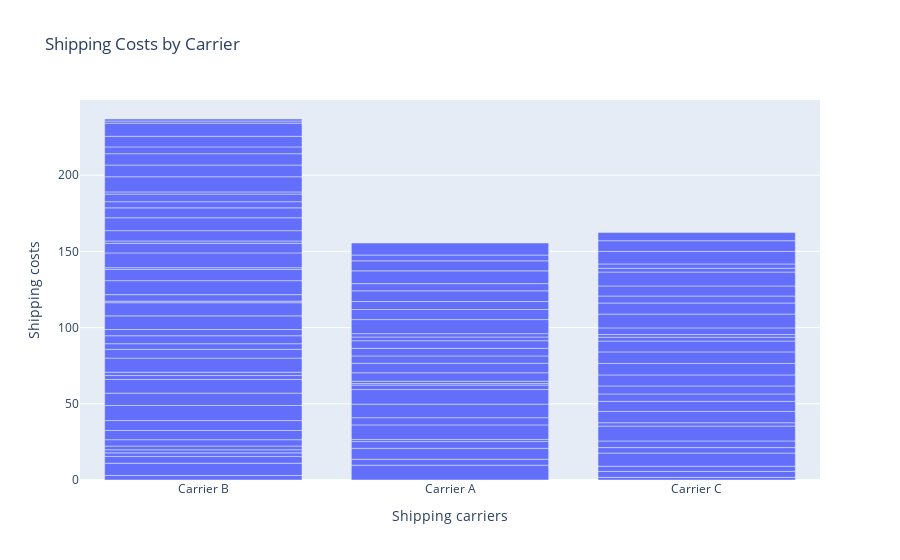

The code cell stored with this chart in its notebook:
### Code cell
shipping_cost_chart = px.bar(data,x='Shipping carriers',
                            y='Shipping costs',
                            title='Shipping Costs by Carrier')
shipping_cost_chart.show()

### Figure 1 — Plotly figure (JSON) as saved in the notebook; plotly's stock layout.template omitted (floating-point values rounded to 4 significant figures)
{"data": [{"alignmentgroup": "True", "hovertemplate": "Shipping carriers=%{x}<br>Shipping costs=%{y}<extra></extra>", "legendgroup": "", "marker": {"color": "#636efa", "pattern": {"shape": ""}}, "name": "", "offsetgroup": "", "orientation": "v", "showlegend": false, "textposition": "auto", "type": "bar", "x": ["Carrier B", "Carrier A", "Carrier B", "Carrier C", "Carrier A", "Carrier B", "Carrier C", "Carrier B", "Carrier C", "Carrier A", "Carrier C", "Carrier A", "Carrier A", "Carrier A", "Carrier B", "Carrier B", "Carrier B", "Carrier C", "Carrier C", "Carrier A", "Carrier A", "Carrier B", "Carrier A", "Carrier A", "Carrier C", "Carrier C", "Carrier B", "Carrier C", "Carrier B", "Carrier B", "Carrier B", "Carrier B", "Carrier C", "Carrier C", "Carrier A", "Carrier C", "Carrier B", "Carrier A", "Carrier B", "Carrier A", "Carrier C", "Carrier B", "Carrier C", "Carrier B", "Carrier C", "Carrier B", "Carrier B", "Carrier B", "Carrier C", "Carrier C", "Carrier A", "Carrier A", "Carrier B", "Carrier B", "Carrier B", "Carrier A", "Carrier C", "Carrier B", "Carrier A", "Carrier B", "Carrier C", "Carrier C", "Carrier C", "Carrier A", "Carrier C", "Carrier C", "Carrier A", "Carrier C", "Carrier B", "Carrier B", "Carrier B", "Carrier A", "Carrier A", "Carrier B", "Carrier A", "Carrier C", "Carrier A", "Carrier B", "Carrier B", "Carrier B", "Carrier C", "Carrier B", "Carrier A", "Carrier B", "Carrier A", "Carrier C", "Carrier B", "Carrier A", "Carrier A", "Carrier B", "Carrier B", "Carrier B", "Carrier B", "Carrier C", "Carrier B", "Carrier B", "Carrier C", "Carrier A", "Carrier B", "Carrier B"], "xaxis": "x", "y": [2.957, 9.717, 8.054, 1.73, 3.891, 4.444, 3.881, 2.348, 3.405, 7.167, 8.673, 4.524, 1.325, 9.537, 2.04, 2.422, 4.191, 3.585, 4.339, 4.743, 8.878, 6.038, 9.568, 2.925, 9.741, 2.231, 6.508, 7.407, 9.898, 8.101, 8.955, 2.68, 6.599, 4.858, 1.019, 5.288, 2.108, 1.533, 9.236, 5.563, 7.23, 5.773, 7.526, 3.694, 7.577, 5.215, 4.071, 8.979, 7.096, 2.506, 6.248, 4.783, 8.631, 1.013, 4.305, 5.014, 1.774, 9.161, 4.938, 7.294, 4.381, 9.03, 7.292, 2.458, 4.585, 6.581, 2.216, 9.148, 1.194, 9.705, 6.316, 9.228, 6.6, 1.513, 5.238, 2.474, 7.055, 6.781, 8.467, 6.496, 2.833, 4.066, 4.708, 4.95, 8.382, 8.249, 1.454, 6.576, 3.801, 9.93, 7.674, 7.472, 4.47, 7.006, 6.943, 8.63, 5.353, 7.905, 1.41, 1.311], "yaxis": "y"}], "layout": {"barmode": "relative", "legend": {"tracegroupgap": 0}, "title": {"text": "Shipping Costs by Carrier"}, "xaxis": {"anchor": "y", "domain": [0, 1], "title": {"text": "Shipping carriers"}}, "yaxis": {"anchor": "x", "domain": [0, 1], "title": {"text": "Shipping costs"}}}}
